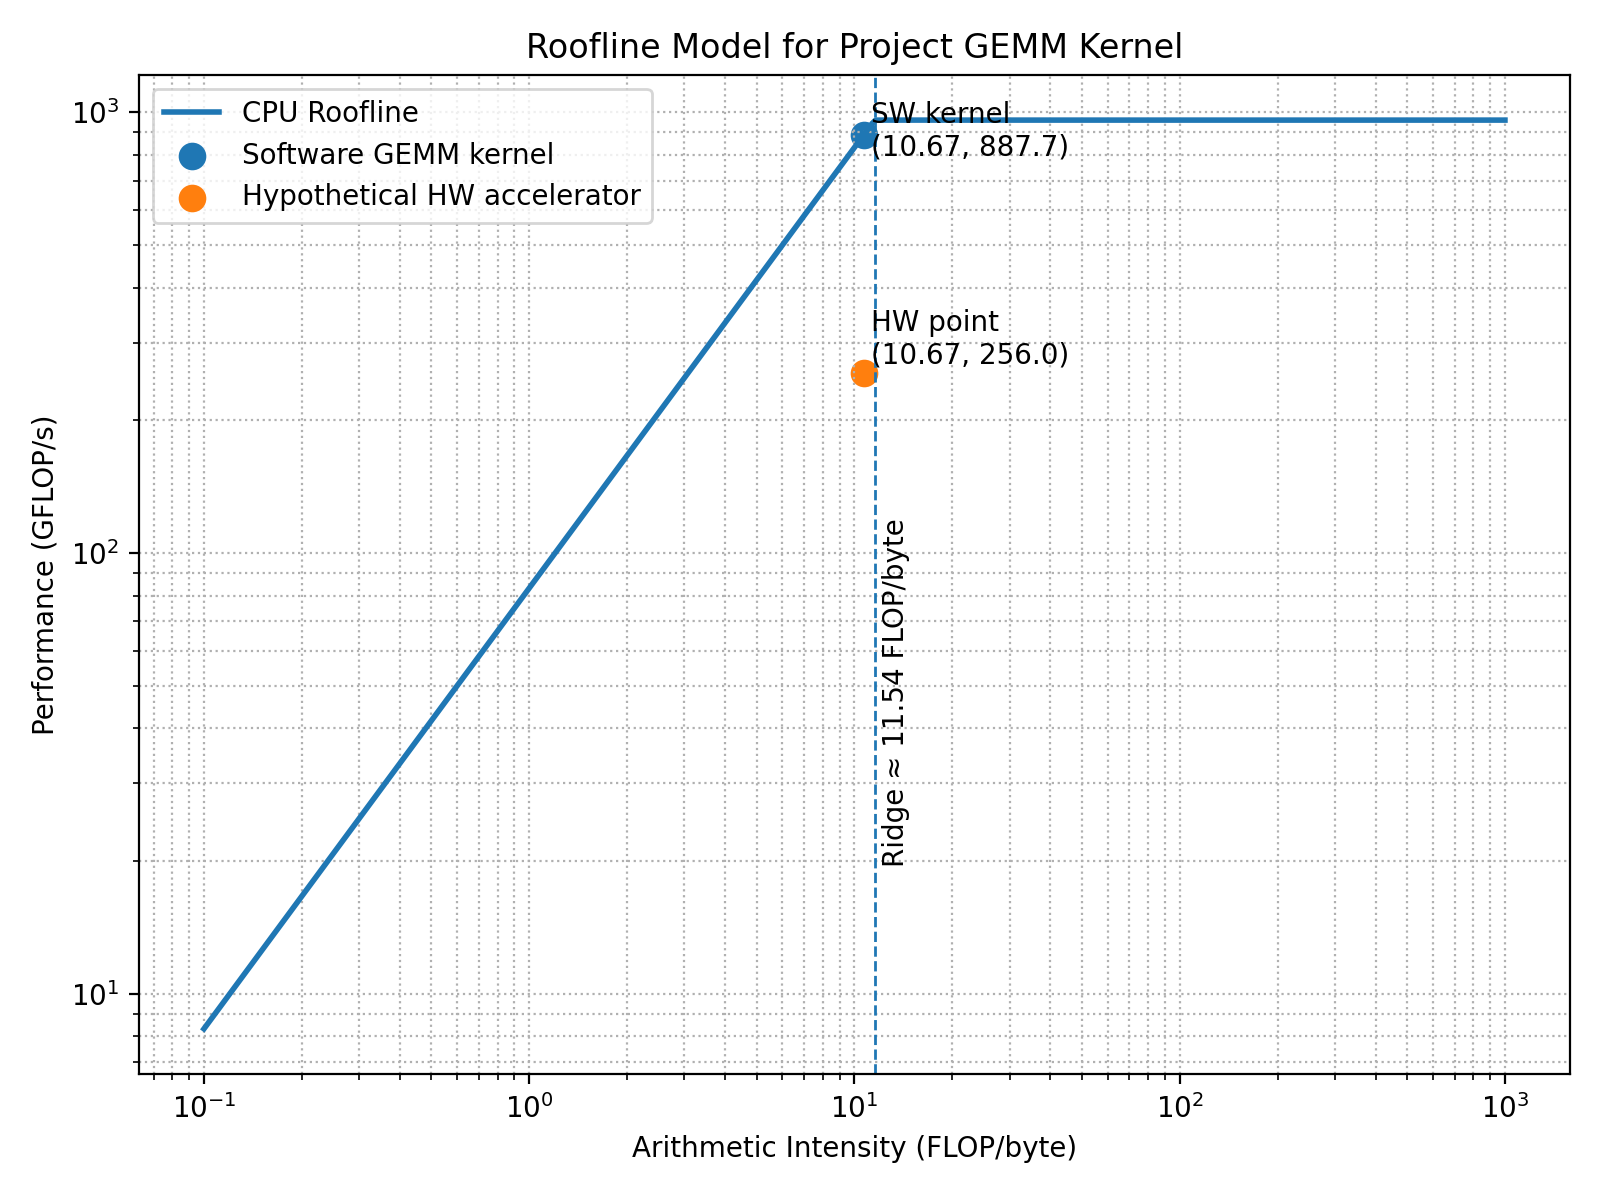

Write the Python code that produced this figure.
import numpy as np
import matplotlib.pyplot as plt

# CPU roofline assumptions
peak_compute = 960.0   # GFLOP/s
peak_bw = 83.2         # GB/s
ridge = peak_compute / peak_bw

# Kernel point
ai_kernel = 10.67
perf_kernel = min(peak_compute, peak_bw * ai_kernel)

# Hypothetical accelerator point
ai_accel = 10.67
perf_accel = 256.0

x = np.logspace(-1, 3, 400)
y = np.minimum(peak_bw * x, peak_compute)

plt.figure(figsize=(8, 6))
plt.loglog(x, y, linewidth=2, label="CPU Roofline")

plt.scatter(ai_kernel, perf_kernel, s=80, label="Software GEMM kernel")
plt.scatter(ai_accel, perf_accel, s=80, label="Hypothetical HW accelerator")

plt.axvline(ridge, linestyle="--", linewidth=1)
plt.text(ridge * 1.05, 20, f"Ridge ≈ {ridge:.2f} FLOP/byte", rotation=90)

plt.text(ai_kernel * 1.05, perf_kernel * 0.9,
         f"SW kernel\n({ai_kernel:.2f}, {perf_kernel:.1f})")
plt.text(ai_accel * 1.05, perf_accel * 1.05,
         f"HW point\n({ai_accel:.2f}, {perf_accel:.1f})")

plt.xlabel("Arithmetic Intensity (FLOP/byte)")
plt.ylabel("Performance (GFLOP/s)")
plt.title("Roofline Model for Project GEMM Kernel")
plt.legend()
plt.grid(True, which="both", linestyle=":")

plt.tight_layout()
plt.savefig("roofline_project.png", dpi=200)
print("Saved: codefest/cf02/profiling/roofline_project.png")
